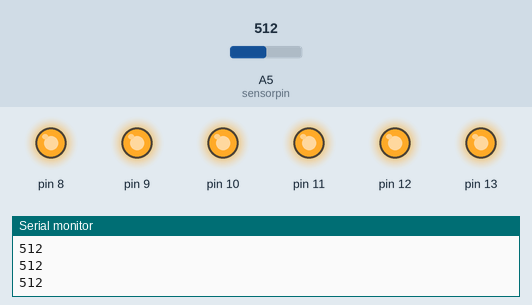
Simulated run of this sketch. Board: Arduino Uno, built with avr-gcc and run on an emulated ATmega328P. Parts: output pins drawn as LEDs (lit = HIGH), the last lines printed to the serial monitor. The test bench sets the inputs (shaded band); at power-on: A5 (sensorpin) = 512.

Above: at 1.2 s.
1.3 s: A5 (sensorpin) set to 362
2.9 s: A5 (sensorpin) set to 349
At 3.8 s:
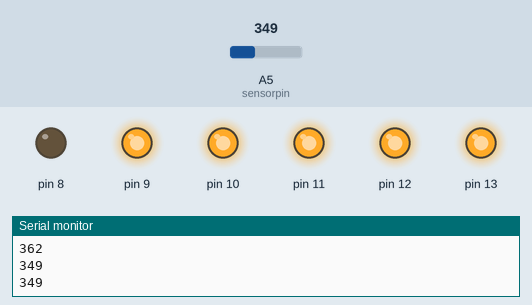
4.7 s: A5 (sensorpin) set to 330
At 6.2 s:
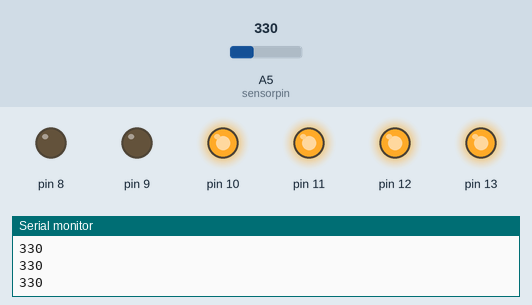
6.5 s: A5 (sensorpin) set to 310
At 7.9 s:
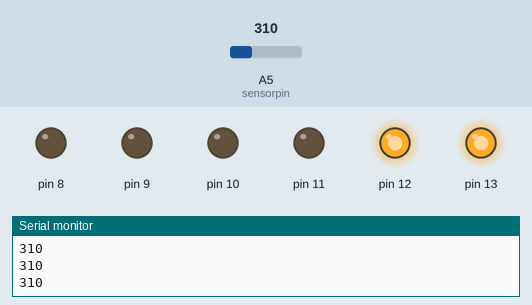
8.3 s: A5 (sensorpin) set to 294
At 9.3 s:
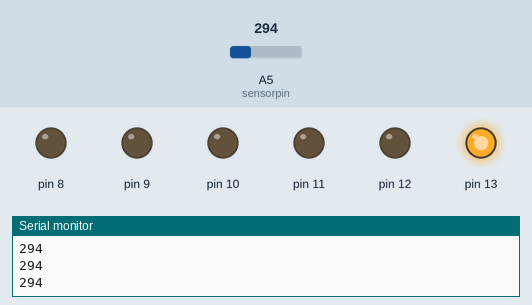
10.1 s: A5 (sensorpin) set to 340
At 10.6 s:
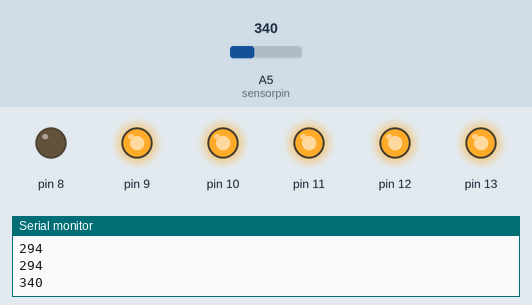
Timing chart, 0 to 12.7 s (numbered marks = the images above; inputs shaded):
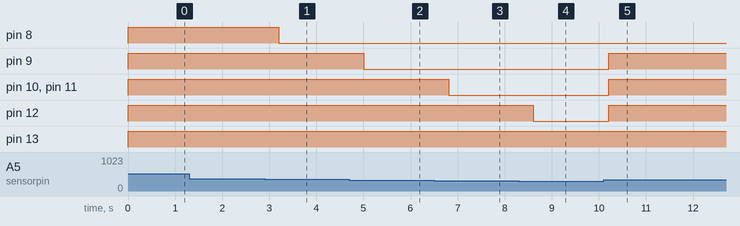

The sketch:

sketch_dec11b.ino
```cpp
int sensorpin = 5;                 // analog pin used to connect the sharp sensor
int val = 0;                 // variable to store the values from sensor(initially zero)

void setup()
{
  Serial.begin(9600);
  pinMode(13, OUTPUT);
  pinMode(12, OUTPUT);
  pinMode(11, OUTPUT);
  pinMode(10, OUTPUT);
  pinMode(9, OUTPUT);
  pinMode(8, OUTPUT);
}

void loop()
{
  val = analogRead(sensorpin);
  if (val<310)
  {
    digitalWrite(13, HIGH);
    delay(200);
    digitalWrite(12, LOW);
    digitalWrite(11, LOW);
    digitalWrite(10, LOW);
    digitalWrite(9, LOW);
    digitalWrite(8, LOW);
  }
  if((val>=310)&&(val<320))
  {
    digitalWrite(13, HIGH);
    digitalWrite(12, HIGH);
    delay(200);
    digitalWrite(11, LOW);
    digitalWrite(10, LOW);
    digitalWrite(9, LOW);
    digitalWrite(8, LOW);
  }
  if((val>=320)&&(val<330))
  {
    digitalWrite(13, HIGH);
    digitalWrite(12, HIGH);
    digitalWrite(11, HIGH);
    delay(200);
    digitalWrite(10, LOW);
    digitalWrite(9, LOW);
    digitalWrite(8, LOW);
  }

  if((val>=330)&&(val<340))
  {
    digitalWrite(13, HIGH);
    digitalWrite(12, HIGH);
    digitalWrite(11, HIGH);
    digitalWrite(10, HIGH);
    delay(200);
    digitalWrite(9, LOW);
    digitalWrite(8, LOW);
  }
  if((val>=340)&&(val<350))
  {
    digitalWrite(13, HIGH);
    digitalWrite(12, HIGH);
    digitalWrite(11, HIGH);
    digitalWrite(10, HIGH);
    digitalWrite(9, HIGH);
    delay(200);
    digitalWrite(8, LOW);
  }
  if(val>=350)
  {
    digitalWrite(13, HIGH);
    digitalWrite(12, HIGH);
    digitalWrite(11, HIGH);
    digitalWrite(10, HIGH);
    digitalWrite(9, HIGH);
    digitalWrite(8, HIGH);
    delay(200);
  }


  Serial.println(val);            // prints the value of the sensor to the serial monitor
  delay(100);                    // wait for this much time before printing next value
}
```

Measured:
- the behaviour switches between 350 and 349 on A5 (sensorpin) (found by bisection; images 0 and 1)
- the behaviour switches between 310 and 309 on A5 (sensorpin) (found by bisection; images 3 and 4)
- after the input at 2.9 s, pin 8: HIGH → LOW after 0.30 s
- after the input at 4.7 s, pin 9: HIGH → LOW after 0.31 s
- after the input at 6.5 s, pin 10, pin 11: HIGH → LOW after 0.31 s
- after the input at 8.3 s, pin 12: HIGH → LOW after 0.31 s
- after the input at 10.1 s, pin 9–12: LOW → HIGH after 0.11 s
